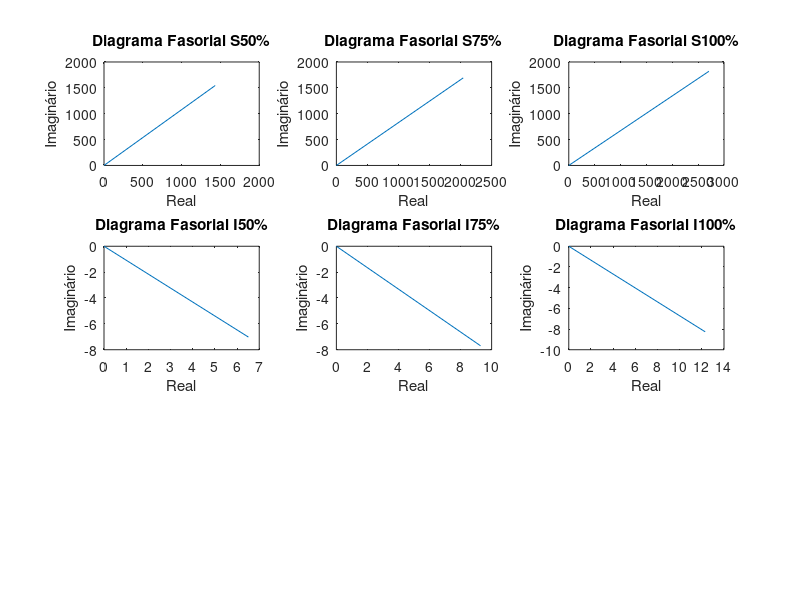

MATLAB code to generate this figure:
clear all
clc

%dados da questao
V = 220; % volts

% potencia aderida
pot = 2206.5;

% fatores de potencia por rendimento% do motor
fp50 = 0.68;
fp75 = 0.77;
fp100 = 0.83;

% potencia ativa P por rendimento% do motor
P50 = (pot*(50/100))/(77/100);
P75 = (pot*(75/100))/(81/100);
P100 = (pot*(100/100))/(81.5/100);

% valor absoluto de S
abs_S50 = P50/fp50;
abs_S75 = P75/fp75;
abs_S100 = P100/fp100;

%carga S = P + iQ por rendimento% do motor
S50 = abs_S50*exp(j*(acos(fp50)));
S75 = abs_S75*exp(j*(acos(fp75)));
S100 = abs_S100*exp(j*(acos(fp100)));

%corrente usada por rendimento% do motor
I50 = conj(S50/V);
I75 = conj(S75/V);
I100 = conj(S100/V);

%plotando graficos do diagrama fasorial S
subplot(3,3,1)
plot([0 real(S50)],[0 imag(S50)])
xlabel('Real'),ylabel('Imaginário')
title('Diagrama Fasorial S50%')

subplot(3,3,2)
plot([0 real(S75)],[0 imag(S75)])
xlabel('Real'),ylabel('Imaginário')
title('Diagrama Fasorial S75%')

subplot(3,3,3)
plot([0 real(S100)],[0 imag(S100)])
xlabel('Real'),ylabel('Imaginário')
title('Diagrama Fasorial S100%')

%plotando graficos do diagrama fasorial I
subplot(3,3,4)
plot([0 real(I50)],[0 imag(I50)])
xlabel('Real'),ylabel('Imaginário')
title('Diagrama Fasorial I50%')

subplot(3,3,5)
plot([0 real(I75)],[0 imag(I75)])
xlabel('Real'),ylabel('Imaginário')
title('Diagrama Fasorial I75%')

subplot(3,3,6)
plot([0 real(I100)],[0 imag(I100)])
xlabel('Real'),ylabel('Imaginário')
title('Diagrama Fasorial I100%')

%salvando o grafico em JPG
saveas(gca, 'grafico_7.jpg', 'jpg')